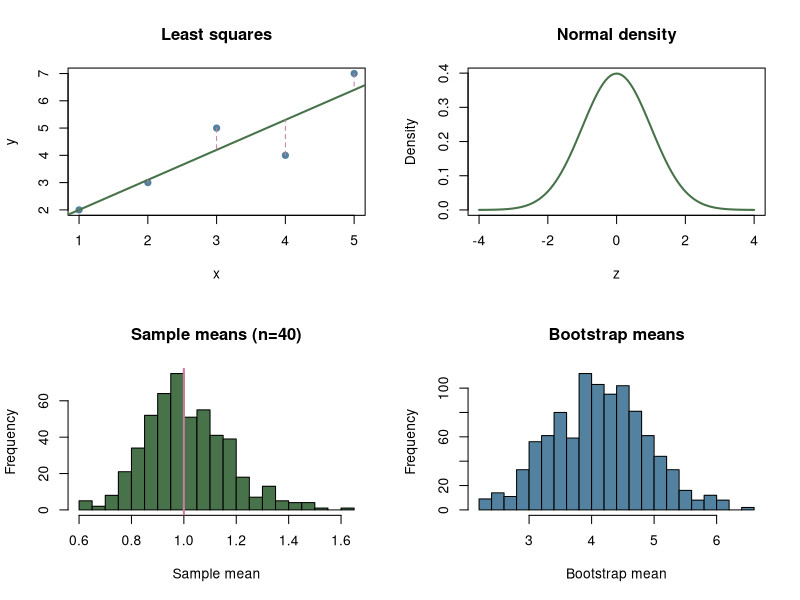

The R source for this figure:
# Little Algebra: R starter / R 入門
# Run in R or RStudio; no extra packages required. / 不需要額外套件。

# 1. Vectors, matrices / 向量、矩陣
v <- c(3, 4)
A <- matrix(c(1, 1, 0, 1), nrow=2, byrow=TRUE)
print(sqrt(sum(v^2)))       # 5
print(A %*% v)             # 7, 4
print(solve(A, c(5, 2)))    # 3, 2
print(det(A))              # 1
# %*% is matrix multiplication; * is elementwise. / %*% 是矩陣乘法。

# 2. Tables and regression / 表格與回歸
data <- data.frame(x=c(1, 2, 3, 4, 5), y=c(2, 3, 5, 4, 7))
print(data)
print(summary(data))
fit <- lm(y ~ x, data=data)
print(coef(fit))
print(residuals(fit))
print(sd(data$y))          # sample SD: denominator n-1 / 樣本標準差

# 3. Probability / 機率
print(pnorm(1) - pnorm(-1))
print(dbinom(3, size=10, prob=0.3))

# 4. Sampling distribution / 抽樣分布
set.seed(42)
n <- 40
means <- replicate(500, mean(rexp(n, rate=1)))
se <- 1/sqrt(n)            # known population SD = 1 / 已知總體標準差
print(mean(abs(means - 1) <= 1.96*se))

# 5. Bootstrap / 自助法
boot_means <- replicate(1000, mean(sample(data$y, nrow(data), replace=TRUE)))
print(quantile(boot_means, c(0.025, 0.975)))

# 6. Four plots / 四種圖表
old_par <- par(mfrow=c(2, 2))
plot(data$x, data$y, pch=19, col="#5282a0", xlab="x", ylab="y", main="Least squares")
abline(fit, col="#47724a", lwd=2)
segments(data$x, data$y, data$x, fitted(fit), col="#c77d9e", lty=2)
curve(dnorm(x), from=-4, to=4, col="#47724a", lwd=2,
      xlab="z", ylab="Density", main="Normal density")
hist(means, breaks=25, col="#47724a", main="Sample means (n=40)", xlab="Sample mean")
abline(v=1, col="#c77d9e", lwd=2)
hist(boot_means, breaks=20, col="#5282a0", main="Bootstrap means", xlab="Bootstrap mean")
par(old_par)
